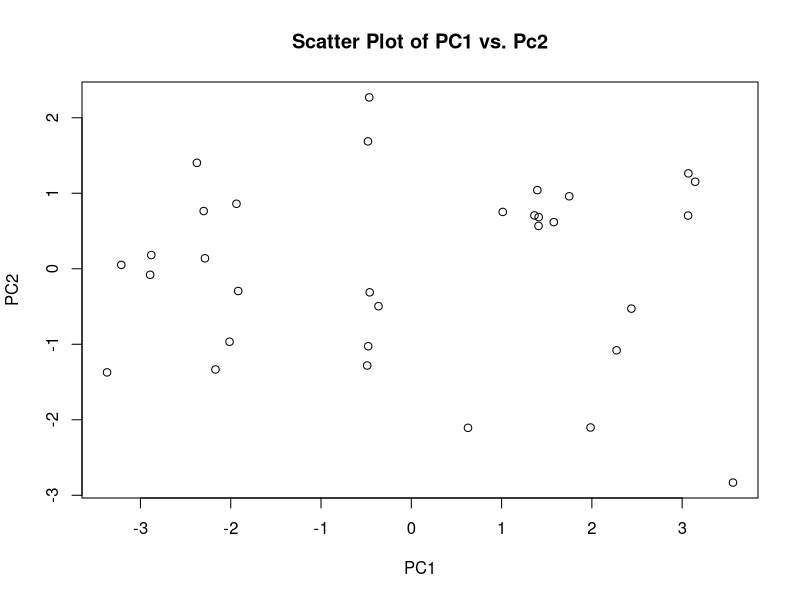

Reproduce this figure in R.
#Dimensionality Reduction with PCA

# Perform PCA on selected columns
pca <- prcomp(mtcars[, -c(1, 8, 9, 10)], scale = TRUE)

# Extract the scores of the first two principal components
scores  <- as.data.frame(pca$x[, 1:2])

plot(scores$PC1, scores$PC2, xlab = "PC1", ylab = "PC2", main = "Scatter Plot of PC1 vs. Pc2")